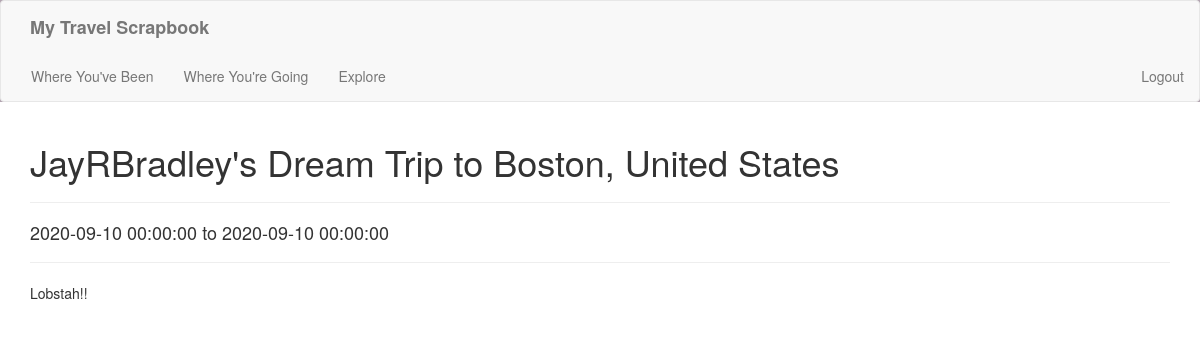
Page /wishPost/1 (signed in) on the committed database.
### app/models.py (models this page shows, shortened)
class User(UserMixin, db.Model):
    id = db.Column(db.Integer, primary_key=True)
    username = db.Column(db.String(64), index=True, unique=True)
    email = db.Column(db.String(120), index=True, unique=True)
    password_hash = db.Column(db.String(128))
    countryID = db.Column(db.Integer, db.ForeignKey('country.id'), nullable=False)
    post = db.relationship('Post', backref='User', lazy='dynamic')

class City(db.Model):
    id = db.Column(db.Integer, primary_key=True)
    countryID = db.Column(db.Integer, db.ForeignKey("country.id"))
    name = db.Column(db.String(64), index=True)
    post = db.relationship("Post", backref="City", lazy="dynamic")

class Country(db.Model):
    id = db.Column(db.Integer, primary_key=True)
    name = db.Column(db.String(64), index=True)
    city = db.relationship("City", backref="Country", lazy="dynamic")
    user = db.relationship("User", backref="Country", lazy="dynamic")

class Post(db.Model):
    id = db.Column(db.Integer, primary_key=True)
    type = db.Column(db.String(64))
    blog = db.Column(db.String(64), index=True)
    StartDate = db.Column(db.DateTime())
    EndDate = db.Column(db.DateTime())
    cityID = db.Column(db.Integer, db.ForeignKey('city.id'), nullable=False)
    userID = db.Column(db.Integer, db.ForeignKey('user.id'), nullable=False)

### app/routes.py (the view)
@app.route('/wishPost/<id>', methods=['GET', 'POST'])
@login_required
def wishPost(id):
    post = Post.query.filter_by(id=id).first()
    return render_template('wishPost.html', title='Wish Post', user=current_user, post=post)

### app/models.py (called while the page is built)
@login.user_loader
def load_user(id):
    return User.query.get(int(id))

### app/templates/wishPost.html
{% extends "base.html" %}
{% import 'bootstrap/wtf.html' as wtf %}
{% block app_content %}
<h1>{{user.username}}'s Dream Trip to {{post.City.name}}, {{post.City.Country.name}}</h1>
<hr>
<h4>{{post.StartDate}} to {{post.EndDate}}</h4>
<hr>
<p>{{post.blog}}</p>
{% endblock %}

### rows in the picture
User: username "JayRBradley"
City: City.name "Boston"
Country: City.Country.name "United States"
Post: StartDate "2020-09-10 00:00:00", EndDate "2020-09-10 00:00:00", blog "Lobstah!!"
